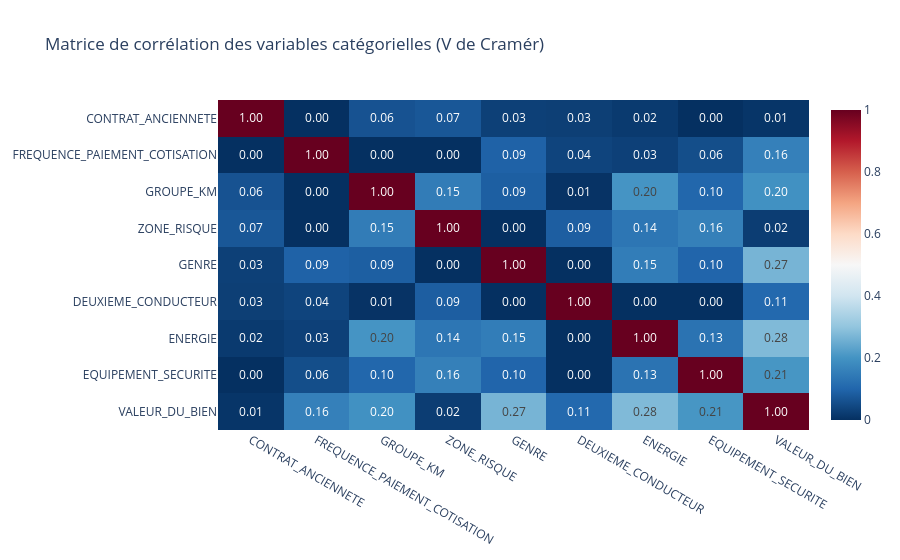

Here is the notebook cell this chart was saved with:
### Code cell
# Matrice de corrélation pour les variables catégorielles (V de Cramér)
def cramers_v(confusion_matrix):
    """Calcule le V de Cramér à partir d'une matrice de contingence"""
    chi2 = chi2_contingency(confusion_matrix)[0]
    n = confusion_matrix.sum().sum()
    phi2 = chi2 / n
    r, k = confusion_matrix.shape
    phi2corr = max(0, phi2 - ((k-1)*(r-1))/(n-1))
    rcorr = r - ((r-1)**2)/(n-1)
    kcorr = k - ((k-1)**2)/(n-1)
    return np.sqrt(phi2corr / min((kcorr-1), (rcorr-1)))

# Créer la matrice de corrélation
categorical_cols = vars_categorielles.columns
n_vars = len(categorical_cols)
cramers_matrix = np.zeros((n_vars, n_vars))

for i, col1 in enumerate(categorical_cols):
    for j, col2 in enumerate(categorical_cols):
        if i == j:
            cramers_matrix[i, j] = 1.0
        else:
            confusion_matrix = pd.crosstab(vars_categorielles[col1], vars_categorielles[col2])
            cramers_matrix[i, j] = cramers_v(confusion_matrix)

# Créer le DataFrame de corrélation
correlation_cat = pd.DataFrame(cramers_matrix,
                               index=categorical_cols,
                               columns=categorical_cols)

# Visualiser avec Plotly
fig = px.imshow(correlation_cat,
                text_auto='.2f', # type: ignore
                aspect="auto",
                color_continuous_scale='RdBu_r',
                title='Matrice de corrélation des variables catégorielles (V de Cramér)')
fig.show()

### Figure 1 — Plotly figure (JSON) as saved in the notebook; plotly's stock layout.template omitted (floating-point values rounded to 4 significant figures)
{"data": [{"coloraxis": "coloraxis", "hovertemplate": "x: %{x}<br>y: %{y}<br>color: %{z}<extra></extra>", "name": "0", "texttemplate": "%{z:.2f}", "type": "heatmap", "x": ["CONTRAT_ANCIENNETE", "FREQUENCE_PAIEMENT_COTISATION", "GROUPE_KM", "ZONE_RISQUE", "GENRE", "DEUXIEME_CONDUCTEUR", "ENERGIE", "EQUIPEMENT_SECURITE", "VALEUR_DU_BIEN"], "xaxis": "x", "y": ["CONTRAT_ANCIENNETE", "FREQUENCE_PAIEMENT_COTISATION", "GROUPE_KM", "ZONE_RISQUE", "GENRE", "DEUXIEME_CONDUCTEUR", "ENERGIE", "EQUIPEMENT_SECURITE", "VALEUR_DU_BIEN"], "yaxis": "y", "z": [[1.0, 0.0, 0.0637, 0.07209, 0.02996, 0.02708, 0.01889, 0.0, 0.008886], [0.0, 1.0, 0.0, 0.0, 0.09329, 0.03679, 0.03001, 0.05528, 0.1588], [0.0637, 0.0, 1.0, 0.1495, 0.08716, 0.005511, 0.2022, 0.102, 0.1953], [0.07209, 0.0, 0.1495, 1.0, 0.0, 0.08528, 0.1361, 0.158, 0.02416], [0.02996, 0.09329, 0.08716, 0.0, 1.0, 0.0, 0.1512, 0.09881, 0.2661], [0.02708, 0.03679, 0.005511, 0.08528, 0.0, 1.0, 0.0, 0.0, 0.1072], [0.01889, 0.03001, 0.2022, 0.1361, 0.1512, 0.0, 1.0, 0.1282, 0.2771], [0.0, 0.05528, 0.102, 0.158, 0.09881, 0.0, 0.1282, 1.0, 0.2052], [0.008886, 0.1588, 0.1953, 0.02416, 0.2661, 0.1072, 0.2771, 0.2052, 1.0]]}], "layout": {"coloraxis": {"colorscale": [[0, "rgb(5,48,97)"], [0.1, "rgb(33,102,172)"], [0.2, "rgb(67,147,195)"], [0.3, "rgb(146,197,222)"], [0.4, "rgb(209,229,240)"], [0.5, "rgb(247,247,247)"], [0.6, "rgb(253,219,199)"], [0.7, "rgb(244,165,130)"], [0.8, "rgb(214,96,77)"], [0.9, "rgb(178,24,43)"], [1, "rgb(103,0,31)"]]}, "title": {"text": "Matrice de corrélation des variables catégorielles (V de Cramér)"}, "xaxis": {"anchor": "y", "domain": [0, 1]}, "yaxis": {"anchor": "x", "autorange": "reversed", "domain": [0, 1]}}}
